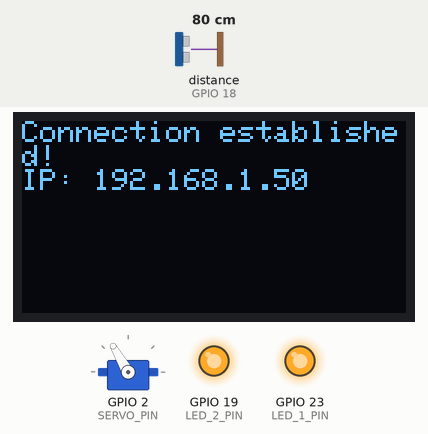
Simulated run of this program. Board: ESP32. On the bench: 128×64 one-colour display, servo, output pins drawn as LEDs (lit = HIGH). Dashed ring = blinking. The inputs (shaded band) are chosen by the test bench; at power-on: distance to the obstacle (sensor on GPIO 18) 80 cm. The echo pulse lasts 58.3 µs per cm; WiFi joins after 1.5 s; servers stay silent unless stated; pins used as bus, display or sensor lines are not drawn; what the program prints to the serial monitor is not drawn.

Above: at 3.2 s.
At 14.3 s:
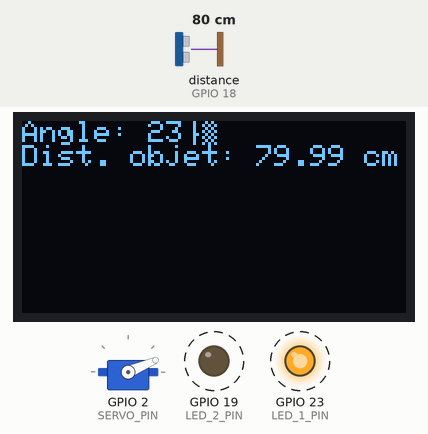
14.4 s: distance to the obstacle (sensor on GPIO 18) set to 2 cm
At 15.24 s:
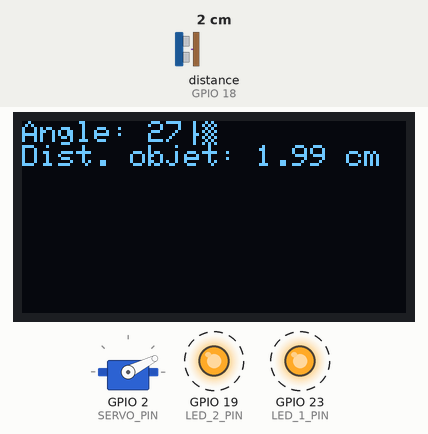
16.1 s: distance to the obstacle (sensor on GPIO 18) set to 4 cm
At 19.3 s:
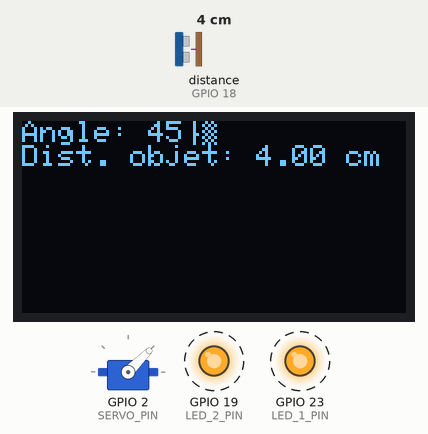
20.6 s: distance to the obstacle (sensor on GPIO 18) set to 9 cm
At 23.69 s:
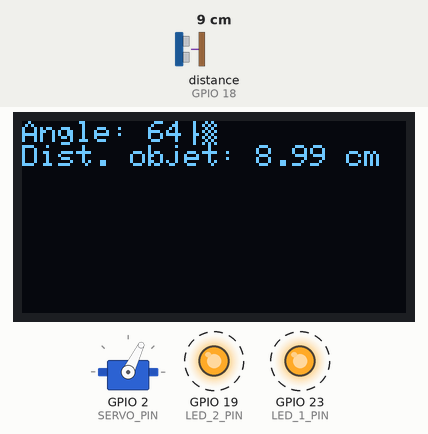
Timing chart, 0 to 28.7 s (numbered marks = the images above; inputs shaded):
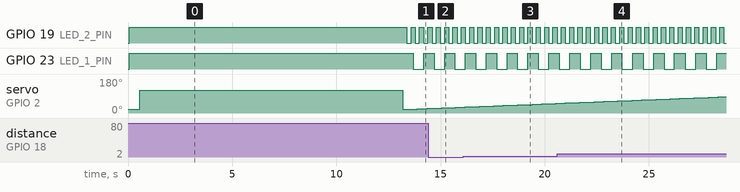

The program:

main.cpp
```cpp
#include <Arduino.h>
#include "task.h"

// Connection parameters for WiFi
#define WIFI_SSID WIFI_SSID_DEFINED
#define WIFI_PASSWORD WIFI_PASSWORD_DEFINED
#define WIFI_SSID_SERVER_MODE WIFI_SSID_SERVER_MODE_DEFINED
#define WIFI_PASSWORD_SERVER_MODE WIFI_PASSWORD_SERVER_MODE_DEFINED

Ultrasonic ultrasonic;
ServoMotor servoMotor;
// AsyncWebServer server(80);
// AsyncWebSocket ws("/ws");

void setup() {
  // ************************************* Start up and hardware initialization ******************************************
  // put your setup code here, to run once:
  // Serial.begin(115200);
  Serial.begin(9600);
  initDisplay();
  ultrasonic.init(TRIGGER_PIN, ECHO_PIN);
  pinMode(LED_1_PIN, OUTPUT);
  pinMode(LED_2_PIN, OUTPUT);
  // Ultrasonic ultrasonic(TRIGGER_PIN, ECHO_PIN);
  digitalWrite(LED_1_PIN, HIGH);
  digitalWrite(LED_2_PIN, HIGH);
  servoMotor.init(SERVO_PIN, ZONE_ANGLE_THRESHOLD_MIN_PRESET_DEG, ZONE_ANGLE_THRESHOLD_MAX_PRESET_DEG);
  connect_to_Wifi_nd_start_server(WIFI_SSID, WIFI_PASSWORD);

  // ******************************************** Start tasks execution ***************************************************
  xTaskCreatePinnedToCore(ultrasonicTask, "Ultrasonic Task", STACK_MEASURE, &ultrasonic, PRIO_MEASURE, NULL, CORE_REALTIME);
  xTaskCreatePinnedToCore(blink_Led_1_task, "Blink LED 1 Task", STACK_DISPLAY, NULL, PRIO_DISPLAY, NULL, CORE_SUPPORT);
  xTaskCreatePinnedToCore(blink_Led_2_task, "Blink LED 2 Task", STACK_DISPLAY, NULL, PRIO_DISPLAY, NULL, CORE_SUPPORT);
  // xTaskCreatePinnedToCore(sendText_task, "Send Text Task", STACK_DISPLAY, NULL, PRIO_DISPLAY, NULL, CORE_SUPPORT);
  static ScanTaskParams scanParams{
      .servo = &servoMotor,
      .us = &ultrasonic
  };
  // xTaskCreatePinnedToCore(scanArea_task, "Scan Area Task", STACK_FSM, &servoMotor, PRIO_FSM, NULL, CORE_REALTIME); I only pass the servoMotor as parameter, but I also need to pass the ultrasonic object to be able to measure the distance in the scanArea_task function. To do this, I will create a struct that contains both the servoMotor and the ultrasonic objects and pass a pointer to this struct as parameter to the scanArea_task function.
  xTaskCreatePinnedToCore(scanArea_task, "Scan Area Task", STACK_FSM, &scanParams, PRIO_FSM, NULL, CORE_REALTIME);
}

void loop() {
  // put your main code here, to run repeatedly:
  // digitalWrite(LED_PIN, HIGH);
  // delay(100);
  // float distance = ultrasonic.measureDistance();
  // Serial.println(distance);
}
```

alert.h
```cpp
#ifndef AlERT_H
#define ALERT_H
#include <Arduino.h>
#include "config.h"
void alert(void *pvParameters);
void blink_Led(int ledPin, int durationMs, int delayMs);
void buzz(void *pvParameters);

#endif // ALERT_H
```

communication.h
```cpp
#ifndef COMMUNICATION_H
#define COMMUNICATION_H
#include <WiFi.h>
#include <AsyncTCP.h>
// #include <ESPAsyncTCP.h> // for ESP8266, but not compatible with ESP32, so we use AsyncTCP instead which is compatible with both ESP8266 and ESP32
#include <ESPAsyncWebServer.h>
#include "config.h"

extern AsyncWebServer server;
extern AsyncWebSocket ws;

static void onWsEvent(AsyncWebSocket *server,
                AsyncWebSocketClient *client,
                AwsEventType type,
                void *arg,
                uint8_t *data,
                size_t len);
void connect_to_Wifi_nd_start_server(const char* ssid, const char* password);
void send_data_to_websocket(const int angle, const float distance);

#endif // COMMUNICATION_H
```

display.h
```cpp
#ifndef DISPLAY_H
#define DISPLAY_H
#include <Arduino.h>
#include <Wire.h>
#include <Adafruit_GFX.h>
#include <Adafruit_SSD1306.h>
#include "config.h"

extern Adafruit_SSD1306 display;

void initDisplay();
void sendDataToSerial(const int angle, const float distance);
void sendTextToDisplay(const char* text);
void startingScreen(void *pvParameters);
void homeScreen(void *pvParameters);
void lauchScreen(void *pvParameters);
#endif // DISPLAY_H
```

my_credentials.h
```cpp
#ifndef MY_CREDENTIALS_H
#define MY_CREDENTIALS_H
// WiFi credentials
#define WIFI_SSID_DEFINED "Your_WiFi_SSID"
#define WIFI_PASSWORD_DEFINED "Your_WiFi_PASSWORD"
#define WIFI_HOTSPOT_MODE_SSID_DEFINED "WiFi_SSID"
#define WIFI_HOTSPOT_MODE_PASSWORD_DEFINED "DEFINED_PASSWORD"
#endif // MY_CREDENTIALS_H
```

task.h
```cpp
#ifndef TASK_H
#define TASK_H
#include "ultrasonic.h"
#include "display.h"
#include "communication.h"
#include "config.h"
#include "alert.h"
#include "my_credentials.h" // Include the credentials header for WiFi SSID and password
extern "C" {
// #include <stdio.h>
#include "freertos/FreeRTOS.h"
#include "freertos/task.h"
#include "freertos/queue.h"   // optional
#include "freertos/semphr.h"  // optional
// #include "driver/gpio.h"
}

struct  ScanTaskParams{
    /* data */
    ServoMotor* servo;
    Ultrasonic* us;
};

void ultrasonicTask(void *pvParameters);
void blink_Led_1_task(void *pvParameters);
void blink_Led_2_task(void *pvParameters);
void sendText_task(void *pvParameters);
// void homeScreen_task(void *pvParameters);
// void launchScreen_task(void *pvParameters);
void scanArea_task(void *pvParameters);
void scanArea_manual_mode_task(void *pvParameters);
#endif // TASK_H
```

ultrasonic.h
```cpp
/* Created by Komlan Freedom TSOKPO on 2026-03-13.
    *
    * Ce fichier contient les définitions de les classes Ultrasonic et ServoMotor pour la gestion du capteur à ultrasons et du servo moteur.
    * et de la classe ServoMotor pour la gestion du moteur servo. Ces classes encapsulent les fonctionnalités
    * nécessaires pour mesurer les distances et contrôler le moteur servo dans le cadre du projet.
    *
*/
#ifndef ULTRASONIC_H
#define ULTRASONIC_H
#include <Arduino.h>
#include <ESP32Servo.h>
#include "config.h"

class Ultrasonic {
private:
    int _triggerPin;
    int _echoPin;

public:
    Ultrasonic() = default;
    void init(int triggerPin, int echoPin);
    float measureDistance();
};

class ServoMotor {
private:
    Servo _servo;
public:
    ServoMotor() = default;
    void init(int pin, int min_ANGLE_DEG = 0, int max_ANGLE_DEG = 180);
    void setAngle(int angle);
    int getAngle();
    int scanArea();
};

#endif // ULTRASONIC_H
```

alert.cpp
```cpp
#include "alert.h"
```

communication.cpp
```cpp
/*  Author: TSOKPO Komlan Freedom
    Date: 2026-03-19
    This header file defines the function to connect to WiFi and start the server,
    which is called from the main setup function. It includes the necessary libraries for WiFi and AsyncWebServer,
    and declares the function prototype for connecting to WiFi and starting the server.
*/
#include "communication.h"
#include "display.h"

AsyncWebServer server(80);
AsyncWebSocket ws("/ws");


// (optional) callback for incoming websocket messages, if needed in the future
static void onWsEvent(AsyncWebSocket *server,
                AsyncWebSocketClient *client,
                AwsEventType type,
                void *arg,
                uint8_t *data,
                size_t len) {
    if (type == WS_EVT_CONNECT) {
        Serial.printf("[WS] client #%u connected\n", client->id());
    }
    else if (type == WS_EVT_DISCONNECT) {
            Serial.printf("[WS] client #%u disconnected\n", client->id());
        }
        else if (type == WS_EVT_DATA) {
            // Lire une commande si besoin, sinon ignorer
        }
}

void connect_to_Wifi_nd_start_server(const char* ssid, const char* password) {
    // Code to connect to WiFi using the provided SSID and password
    // This function can be called from a task to establish a WiFi connection
    WiFi.mode(WIFI_STA);
    WiFi.setSleep(false);
    WiFi.begin(ssid, password);
    String text_to_send_to_screen = "Connecting to WiFi: " + String(ssid) + ".";
    sendTextToDisplay(text_to_send_to_screen.c_str());
    Serial.print(text_to_send_to_screen.c_str());
    uint32_t startAttemptTime = millis();
    while (WiFi.status() != WL_CONNECTED) {
        vTaskDelay(1000 / portTICK_PERIOD_MS); // Delay for 1000 ms before checking again
        text_to_send_to_screen = text_to_send_to_screen + ".";
        Serial.print(".");
        sendTextToDisplay(text_to_send_to_screen.c_str());
        // Timeout after 20 seconds if connection is not established
        if (millis() - startAttemptTime > 20000) {
            Serial.println("\nFailed to connect to WiFi.");
            sendTextToDisplay("Failed to connect.");
            break;
        }
    }
    if (WiFi.status() == WL_CONNECTED) {
        Serial.println("\nConnection established. IP address: " + WiFi.localIP().toString());
        text_to_send_to_screen = "Connection established! \nIP: " + WiFi.localIP().toString();
        sendTextToDisplay(text_to_send_to_screen.c_str());
        vTaskDelay(10000/ portTICK_PERIOD_MS); // Delay for 10 seconds to read the IP address on the display before starting the server
    }
    // Code to start the server after successful WiFi connection
    ws.onEvent(onWsEvent);
    server.addHandler(&ws);
    server.begin();
    sendTextToDisplay("Server started!");
    Serial.println("Server started!");
}

void send_data_to_websocket(const int angle, const float distance) {
    // Code to send data to connected WebSocket clients
    // This function can be called from a task to send data to the WebSocket clients

    static uint32_t last=0; if (millis()-last < 50) return; last=millis();
    char buf[32];
    snprintf(buf, sizeof(buf), "%d;%.0f", angle, distance);
    ws.textAll(buf); // Send text data to all connected WebSocket clients
    ws.cleanupClients(); // Clean up disconnected clients
}
```

display.cpp
```cpp
#include "display.h"

Adafruit_SSD1306 display(SCREEN_WIDTH, SCREEN_HEIGHT, &Wire, OLED_RESET_PIN);

void initDisplay() {
    // Create an instance of the display
    // Adafruit_SSD1306 display(SCREEN_WIDTH, SCREEN_HEIGHT, &Wire, OLED_RESET_PIN);
    Wire.begin(DISPLAY_SDA_PIN, DISPLAY_SCL_PIN);

    // Initialize the display
    if (!display.begin(SSD1306_SWITCHCAPVCC, OLED_I2C_ADDRESS)) {
        Serial.println(F("SSD1306 allocation failed"));
        return;
    }

    // Clear the display buffer
    display.clearDisplay();

    // Display initial message
    display.setTextSize(1);
    display.setTextColor(SSD1306_WHITE);
    display.setCursor(0, 0);
    display.println("Initializing...");
    display.display();
}

void sendDataToSerial(const int angle, const float distance) {
    Serial.print(angle);
    Serial.print(';');
    Serial.print(distance);
    Serial.print('.');
    Serial.print('\n');
}

void sendTextToDisplay(const char* text) {
    // // Create an instance of the display
    // Adafruit_SSD1306 display(SCREEN_WIDTH, SCREEN_HEIGHT, &Wire, OLED_RESET_PIN);

    // // Initialize the display
    // if (!display.begin(SSD1306_SWITCHCAPVCC, OLED_I2C_ADDRESS)) {
    //     Serial.println(F("SSD1306 allocation failed"));
    //     return;
    // }

    // Clear the display buffer
    display.clearDisplay();

    // Set text size and color
    display.setTextSize(1);
    display.setTextColor(SSD1306_WHITE);

    // Set cursor position
    display.setCursor(0, 0);

    // Print the text to the display buffer
    display.println(text);

    // Display the buffer on the screen
    display.display();
}

void startingScreen(void *pvParameters) {
    while (true) {
        sendTextToDisplay("Starting Screen");
        vTaskDelay(DISPLAY_PERIOD_MS / portTICK_PERIOD_MS);
    }
}

void homeScreen(void *pvParameters) {
    while (true) {
        sendTextToDisplay("Home Screen");
        vTaskDelay(DISPLAY_PERIOD_MS / portTICK_PERIOD_MS);
    }
}

void lauchScreen(void *pvParameters) {
    while (true) {
        sendTextToDisplay("Launch Screen");
        vTaskDelay(DISPLAY_PERIOD_MS / portTICK_PERIOD_MS);
    }
}
```

task.cpp
```cpp
#include "task.h"

// SETTINGS AND CONFIGURATION TASKS

// BOOT -

// OPERATIONAL MODE TASKS

void ultrasonicTask(void *pvParameters) {
    Ultrasonic *ultrasonic = static_cast<Ultrasonic *>(pvParameters);
    // Ultrasonic ultrasonic;

    while (true) {
        float distance = ultrasonic->measureDistance();
        // Serial.print("Distance: ");
        // Serial.println(distance);
        vTaskDelay(400 / portTICK_PERIOD_MS); // Delay for 1 second
    }
}

void blink_Led_1_task(void *pvParameters) {
    while (true) {
        digitalWrite(LED_1_PIN, HIGH);
        vTaskDelay(500 / portTICK_PERIOD_MS); // Delay for 500 ms
        digitalWrite(LED_1_PIN, LOW);
        vTaskDelay(500 / portTICK_PERIOD_MS); // Delay for 500 ms
    }
}

void blink_Led_2_task(void *pvParameters) {
    while (true) {
        digitalWrite(LED_2_PIN, HIGH);
        vTaskDelay(200 / portTICK_PERIOD_MS); // Delay for 200 ms
        digitalWrite(LED_2_PIN, LOW);
        vTaskDelay(200 / portTICK_PERIOD_MS); // Delay for 200 ms
    }
}

void sendText_task(void *pvParameters) {
    while (true) {
        sendTextToDisplay("Hello, World!");
        vTaskDelay(1000 / portTICK_PERIOD_MS); // Delay for 1 second
    }
}

static void waitServoArrival(ServoMotor* servo, int targetAngle) {
    const int initialAngle = servo->getAngle(); // Get the current angle of the servo
    const int angleDifference = abs(targetAngle - initialAngle); // Calculate the difference in angle
    const float t_move_s = (angleDifference / 60.0f) * SERVO_T60_S * SAFETY_MARGIN_S_FACTOR; // Calculate the time needed to move to the new angle with a safety margin
    const uint32_t t_move_ms = (uint32_t)(t_move_s * 1000.0f); // Convert time to milliseconds
    vTaskDelay(t_move_ms / portTICK_PERIOD_MS); // Delay to allow servo to reach the position
}
void scanArea_task(void *pvParameters) {
    auto* p = static_cast<ScanTaskParams*>(pvParameters);
    // ServoMotor *servoMotor = static_cast<ServoMotor *>(pvParameters);
    // Ultrasonic *ultrasonic = static_cast<Ultrasonic *>(pvParameters);
    ServoMotor* servoMotor = p->servo;
    Ultrasonic* ultrasonic = p->us;

    float in_distance;
    // ServoMotor servoMotor;
    while (true) {
        for (int angle = ZONE_ANGLE_THRESHOLD_MIN_PRESET_DEG; angle <= ZONE_ANGLE_THRESHOLD_MAX_PRESET_DEG; angle += 1) {
            servoMotor->setAngle(angle);
            waitServoArrival(servoMotor, angle);
            int actualAngle = servoMotor->getAngle();
            in_distance = ultrasonic->measureDistance();
            String text_to_send_screen = "Angle: " + String(actualAngle) + "°" + "\nDist. objet: " + String(in_distance) + " " + UNIT_DISTANCE;
            // String text_to_send_screen = "Angle: " + String(actualAngle) + " deg";
            sendTextToDisplay(text_to_send_screen.c_str());
            // Send the angle and distance information to the pc via the serial port for visualization in the serial monitor
            sendDataToSerial(actualAngle, in_distance);
            send_data_to_websocket(actualAngle, in_distance); // Send the angle and distance information to the connected WebSocket clients for visualization in the web interface
            vTaskDelay(200 / portTICK_PERIOD_MS); // Delay to read the angle on the display before moving to the next one
        }
        for (int angle = ZONE_ANGLE_THRESHOLD_MAX_PRESET_DEG; angle >= ZONE_ANGLE_THRESHOLD_MIN_PRESET_DEG; angle -= 1) {
            servoMotor->setAngle(angle);
            waitServoArrival(servoMotor, angle);
            int actualAngle = servoMotor->getAngle();
            in_distance = ultrasonic->measureDistance();
            String text_to_send_screen = "Angle: " + String(actualAngle) + "°" + "\nDist. objet: " + String(in_distance) + " " + UNIT_DISTANCE;
            // String text_to_send_screen = "Angle: " + String(actualAngle) + " deg";
            sendTextToDisplay(text_to_send_screen.c_str());
            // Send the angle and distance information to the pc via the serial port for visualization in the serial monitor
            sendDataToSerial(actualAngle, in_distance);
            send_data_to_websocket(actualAngle, in_distance); // Send the angle and distance information to the connected WebSocket clients for visualization in the web interface
            vTaskDelay(200 / portTICK_PERIOD_MS); // Delay to read the angle on the display before moving to the next one
        }
    }
}

void scanArea_manual_mode_task(void *pvParameters){
    auto* p = static_cast<ScanTaskParams*>(pvParameters);
    // ServoMotor *servoMotor = static_cast<ServoMotor *>(pvParameters);
    // Ultrasonic *ultrasonic = static_cast<Ultrasonic *>(pvParameters);
    ServoMotor* servoMotor = p->servo;
    Ultrasonic* ultrasonic = p->us;
}
```

Source omitted: ultrasonic.cpp (2603 bytes), config.h (2369 bytes)

Measured:
- by itself, GPIO 19 (LED_2_PIN): alternates HIGH for 0.20 s and LOW for 0.20 s
- by itself, GPIO 23 (LED_1_PIN): alternates HIGH for 0.50 s and LOW for 0.50 s
- what the display in image 0 shows lasts 10.0 s, from 3.2 s to 13.2 s
